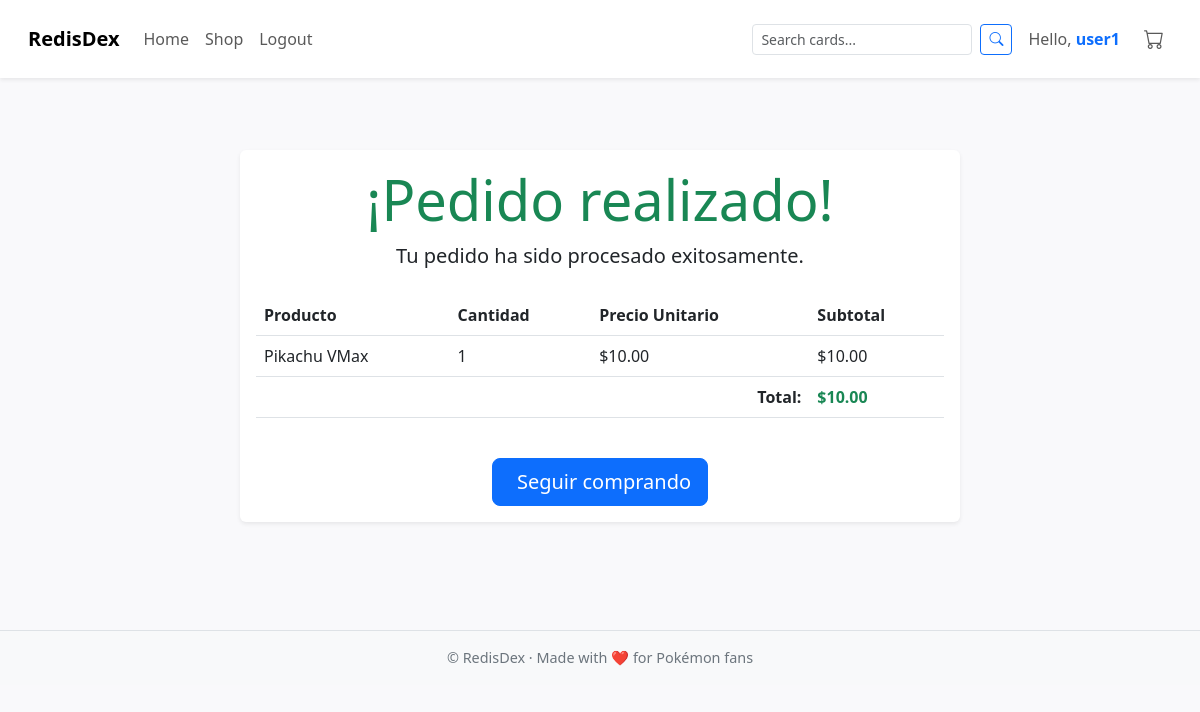
The app's page /order/1/confirmation/ (signed in) with its own data.
### store/models.py (models this page shows, shortened)
class OrderItem(models.Model):
    order = models.ForeignKey(Order, related_name='items', on_delete=models.CASCADE)
    name = models.CharField(max_length=100)
    quantity = models.PositiveIntegerField()
    price = models.DecimalField(max_digits=6, decimal_places=2)
    subtotal = models.DecimalField(max_digits=8, decimal_places=2)

class Order(models.Model):
    user = models.ForeignKey(User, on_delete=models.CASCADE)
    created_at = models.DateTimeField(auto_now_add=True)
    total = models.DecimalField(max_digits=8, decimal_places=2)

### store/views.py (the view)
# urls.py: path('order/<int:order_id>/confirmation/', order_confirmation, name='order_confirmation'),
@login_required
def order_confirmation(request, order_id):
    order = get_object_or_404(Order, id=order_id, user=request.user)
    items = OrderItem.objects.filter(order=order)
    return render(request, 'store/order_confirmation.html', {
        'order': order,
        'items': items
    })

### templates/store/order_confirmation.html (shortened to what this page needs)
{% extends 'base.html' %}
{% block content %}
<div class="container py-5">
    <div class="row justify-content-center">
        <div class="col-md-8">
            <div class="card shadow-sm border-0">
                <div class="card-body">
                    <div class="text-center mb-4">
                        <h1 class="display-4 text-success">¡Pedido realizado!</h1>
                        <p class="lead">Tu pedido ha sido procesado exitosamente.</p>
                    </div>
                    <div class="table-responsive mb-4">
                        <table class="table table-hover">
                            <thead>
                                <tr>
                                    <th>Producto</th>
                                    <th>Cantidad</th>
                                    <th>Precio Unitario</th>
                                    <th>Subtotal</th>
                                </tr>
                            </thead>
                            <tbody>
                                {% for item in items %}
                                <tr>
                                    <td>{{ item.name }}</td>
                                    <td>{{ item.quantity }}</td>
                                    <td>${{ item.price }}</td>
                                    <td>${{ item.subtotal }}</td>
                                </tr>
                                {% endfor %}
                            </tbody>
                            <tfoot>
                                <tr>
                                    <td colspan="3" class="text-end fw-bold">Total:</td>
                                    <td class="text-success fw-bold">${{ order.total }}</td>
                                </tr>
                            </tfoot>
                        </table>
                    </div>
                    <div class="text-center">
                        <a href="{% url 'shop' %}" class="btn btn-primary btn-lg">
                            Seguir comprando
                        </a>
                    </div>
                </div>
            </div>
        </div>
    </div>
</div>
{% endblock %}

### templates/base.html (shortened to what this page needs)
{% load static %}
<!DOCTYPE html>
<html lang="en">
<head>
    <link rel="stylesheet" href="https://cdn.jsdelivr.net/npm/bootstrap@5.3.0/dist/css/bootstrap.min.css">
    <link href="https://cdn.jsdelivr.net/npm/bootstrap-icons/font/bootstrap-icons.css" rel="stylesheet">
</head>
<body>
<nav class="navbar navbar-expand-lg navbar-light bg-white p-3 shadow-sm">
    <div class="container-fluid">
        <a class="navbar-brand fw-bold" href="{% url 'home' %}">RedisDex</a>
        <div class="collapse navbar-collapse" id="navbarNav">
            <ul class="navbar-nav me-auto">
                <li class="nav-item"><a class="nav-link" href="{% url 'home' %}">Home</a></li>
                {% if user.is_authenticated %}
                    <li class="nav-item"><a class="nav-link" href="{% url 'shop' %}">Shop</a></li>
                    <li class="nav-item"><a class="nav-link" href="{% url 'logout' %}">Logout</a></li>
                {% else %}
                    <li class="nav-item"><a class="nav-link" href="{% url 'login' %}">Login</a></li>
                    <li class="nav-item"><a class="nav-link" href="{% url 'register' %}">Register</a></li>
                {% endif %}
            </ul>
            <form method="get" action="{% url 'shop' %}" class="d-flex me-3" role="search">
                <input class="form-control form-control-sm me-2" type="search" name="q" placeholder="Search cards..." aria-label="Search" value="{{ request.GET.q }}">
                <button class="btn btn-outline-primary btn-sm" type="submit"><i class="bi bi-search"></i></button>
            </form>
            {% if user.is_authenticated %}
            <ul class="navbar-nav">
                <li class="nav-item d-flex align-items-center">
                    <span class="navbar-text me-3">
                        Hello, <a href="{% url 'profile' %}" class="fw-semibold text-primary text-decoration-none">{{ user.username }}</a>
                    </span>
                    <a class="nav-link" href="{% url 'cart' %}">
                        <i class="bi bi-cart fs-5"></i>
                    </a>
                </li>
            </ul>
            {% endif %}
        </div>
    </div>
</nav>
<div class="container mt-4">
    {% block content %}{% endblock %}
</div>
<footer>
    <div class="container">
        &copy; {{ now.year }} RedisDex · Made with ❤️ for Pokémon fans
    </div>
</footer>
</body>
</html>

### templates/base.html (style rules this page uses)
body { background-color: #f9f9fb; }
.navbar-nav .nav-link { transition: all 0.2s; }
footer { background-color: #f8f9fa; padding: 1rem 0; margin-top: 60px; border-top: 1px solid #dee2e6; text-align: center; font-size: 0.9rem; color: #6c757d; }

### records on screen
OrderItem: name "Pikachu VMax", quantity "1", price "10.00", subtotal "10.00"
Order: total "10.00"

### other values on screen
{{ user.username }} "user1"
